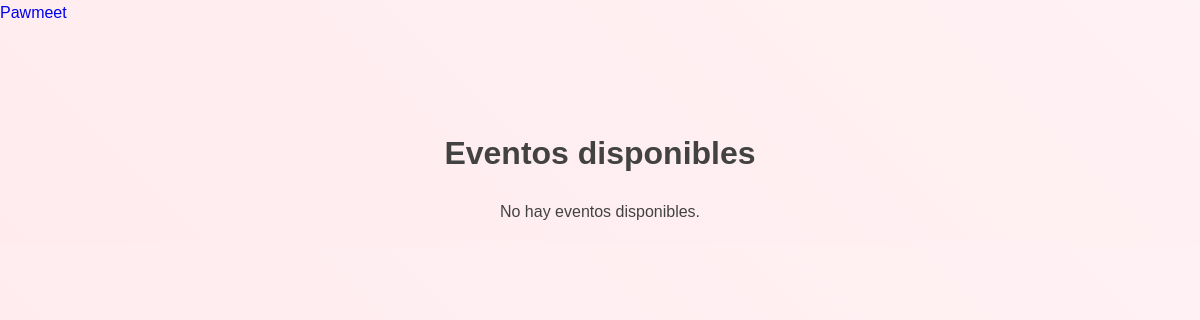
The app's page /meetups/, older data.
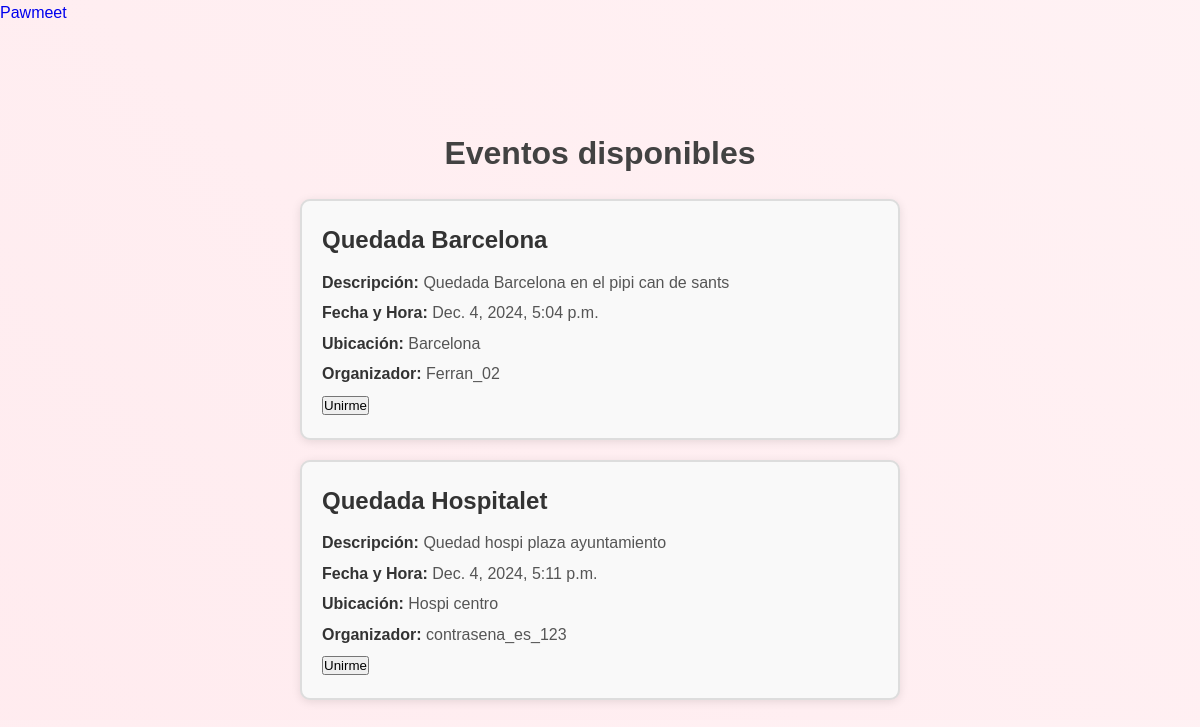
The same page, newer data.
### mascotas/models.py (models this page shows, shortened)
class Evento(models.Model):
    titulo = models.CharField(max_length=200)
    descripcion = models.TextField()
    fecha_hora = models.DateTimeField()
    ubicacion = models.CharField(max_length=255)
    organizador = models.ForeignKey(
        'usuarios.UserProfile', on_delete=models.CASCADE, related_name='eventos'
    )

### usuarios/models.py (models this page shows)
class UserProfile(models.Model):
    profile_id = models.AutoField(primary_key=True)
    usuario = models.OneToOneField(User, on_delete=models.CASCADE)
    telefono = models.CharField(max_length=15, blank=True, null=True)
    direccion = models.TextField(max_length=100, blank=True, null=True)
    fecha_nacimiento_dueño = models.DateField(blank=True, null=True)
    mascotas = models.ManyToManyField('mascotas.Mascota', blank=True, related_name="usuarios_perfiles")
    def __str__(self):
        return self.usuario.username

### home/views.py (the view)
# urls.py: path('meetups/', views.eventos_view, name='eventos'),
def eventos_view(request):
    eventos = Evento.objects.all()
    return render(request, 'meetups.html', {'eventos': eventos})

### home/templates/meetups.html (shortened to what this page needs)
<!DOCTYPE html>
<html lang="es">
    <head>
        {% load static %}
        <link rel="stylesheet" href="{% static 'home/conectar.css' %}">
        <link rel="stylesheet" href="https://cdnjs.cloudflare.com/ajax/libs/font-awesome/6.5.1/css/all.min.css">
    </head>
    <body>
        <header>
            <nav>
                <div class="nav-container">
                    <a href="{% url 'home' %}" class="logo" style="text-decoration: none;">
                        <span>Pawmeet</span>
                    </a>
                </div>
            </nav>
        </header>
        <main> <br><br><br><br>
            <h1>Eventos disponibles</h1>
            <div class="eventos-lista">
                {% for evento in eventos %}
                    <div class="evento">
                        <h2>{{ evento.titulo }}</h2>
                        <p><strong>Descripción:</strong> {{ evento.descripcion }}</p>
                        <p><strong>Fecha y Hora:</strong> {{ evento.fecha_hora }}</p>
                        <p><strong>Ubicación:</strong> {{ evento.ubicacion }}</p>
                        <p><strong>Organizador:</strong> {{ evento.organizador }}</p>
                        <button class="btn-profile">Unirme</button>
                    </div>
                {% empty %}
                    <p>No hay eventos disponibles.</p>
                {% endfor %}
            </div>
        </main>
    </body>
</html>

### home/static/home/conectar.css (style rules this page uses)
:root { --primary-color: #b86800; --secondary-color: #e38000; --text-color: #424242; --light-gray: #f5f5f5; --white: #ffffff; }
* { margin: 0; padding: 0; box-sizing: border-box; overflow: hidden; }
body { font-family: Arial, sans-serif; line-height: 1.6; color: var(--text-color); background: linear-gradient(45deg, rgba(254, 63, 97, 0.1), rgba(255, 123, 145, 0.1)); overflow-x: hidden; }
.logo { width: 50px; }

### home/templates/meetups.html (style rules this page uses)
.eventos-lista { display: flex; flex-direction: column; align-items: center; justify-content: center; gap: 20px; padding: 20px; max-width: 800px; margin: 0 auto; }
.evento { background-color: #f9f9f9; border: 2px solid #ddd; border-radius: 10px; padding: 20px; width: 100%; max-width: 600px; box-shadow: 0 2px 10px rgba(0, 0, 0, 0.1); transition: transform 0.3s ease, box-shadow 0.3s ease; }
.evento h2 { font-size: 24px; color: #333; margin-bottom: 10px; }
.evento p { font-size: 16px; color: #555; margin: 5px 0; }
.evento strong { font-weight: bold; color: #333; }
h1 { text-align: center; }

Row changes from the older to the newer data that the page shows:
added Evento: titulo "Quedada Barcelona", descripcion "Quedada Barcelona en el pipi can de sants", fecha_hora "Dec. 4, 2024, 5:04 p.m.", ubicacion "Barcelona", organizador "Ferran_02"
added Evento: titulo "Quedada Hospitalet", descripcion "Quedad hospi plaza ayuntamiento", fecha_hora "Dec. 4, 2024, 5:11 p.m.", ubicacion "Hospi centro", organizador "contrasena_es_123"
Text that changed along with them:
text no longer shown: "No hay eventos disponibles."
